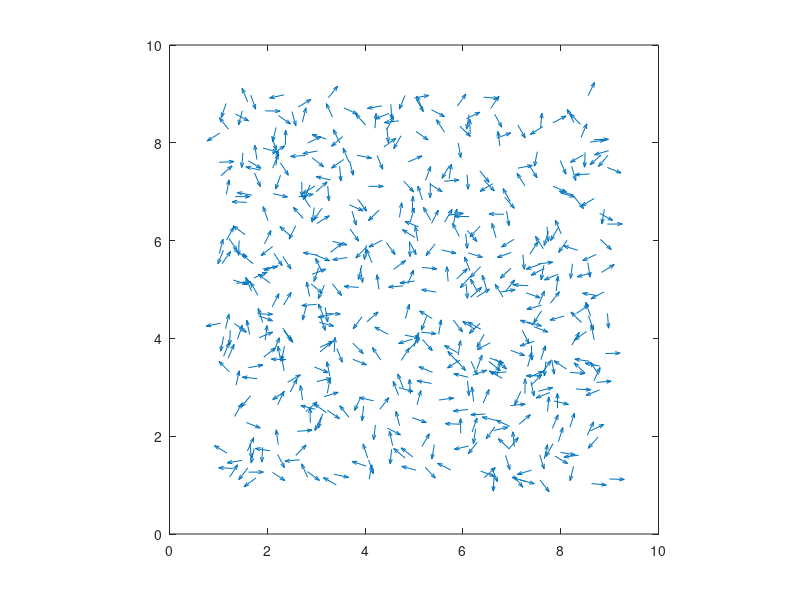

MATLAB code for this plot: (Note: this script raises an error after producing the figure.)
%对于一个个体，具有4个参量
%横坐标、纵坐标、运动速度、运动角度
x = 1 + 8 * rand(500,1);
y = 1 + 8 * rand(500,1);
angle = 2 * pi * rand(500,1);
regiangle = zeros(500,1);
len = 0.03;
N = input('迭代次数');
for i = 1:N
    quiver(x,y,cos(angle),sin(angle),0.6);
    x = x + len .* cos(angle);
    y = y + len .* sin(angle);
    axis([0,10,0,10]);
    axis square
    for j = 1:500
        regiangle(j) = adjustDirection(x,y,angle,j);
    end
    angle = regiangle;
    if i==1
        pause(5);
    else
        pause(0.1);
    end
end



